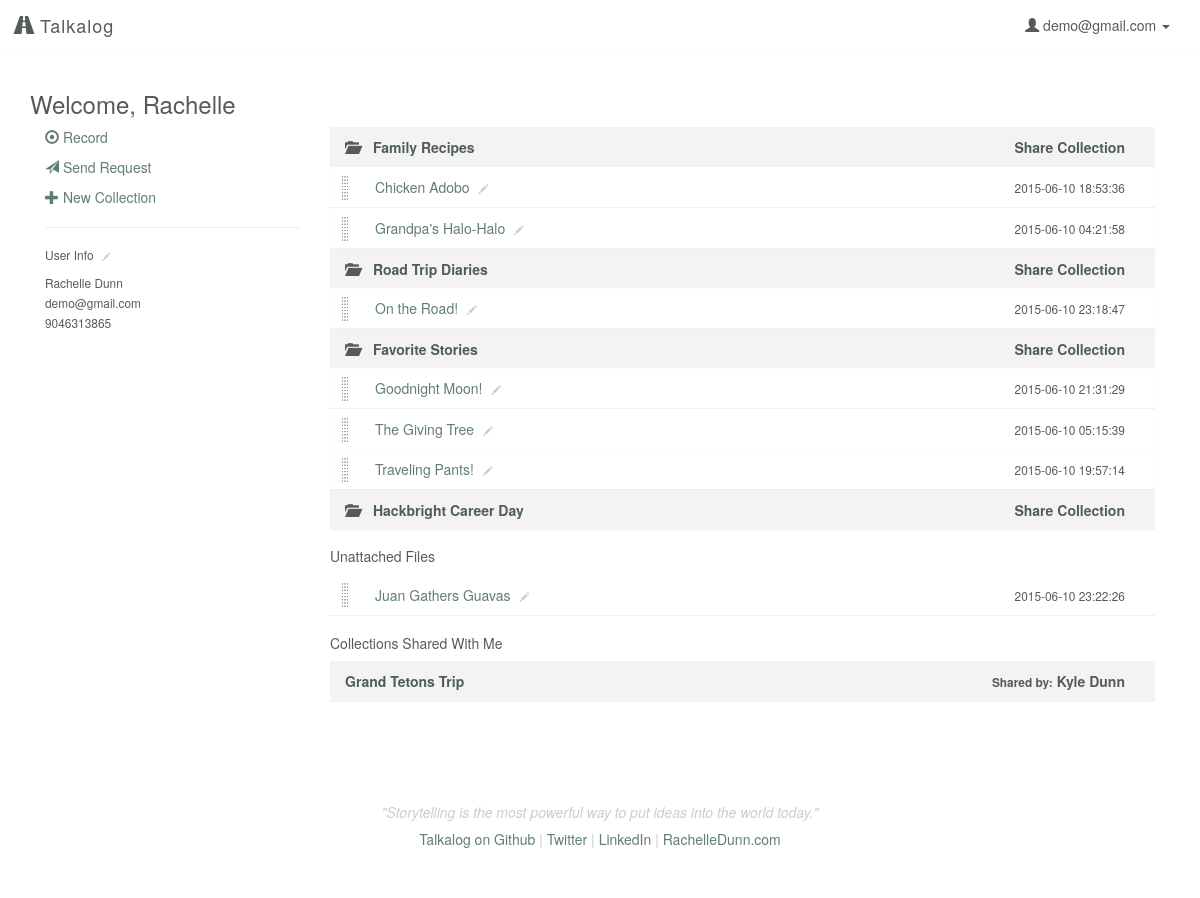
/profile (signed in), run on the app's committed database.
### model.py (models this page shows, shortened)
class User(db.Model):
    __tablename__ = "Users"
    id = db.Column(db.Integer, autoincrement=True, primary_key=True)
    email = db.Column(db.String(100), nullable=False)
    password = db.Column(db.String(50), nullable=False)
    first_name = db.Column(db.String(50), nullable=False)
    last_name = db.Column(db.String(50), nullable=False)
    tel = db.Column(db.String, nullable=False)

class Collection(db.Model):
    __tablename__ = "Collections"
    id = db.Column(db.Integer, autoincrement=True, primary_key=True)
    user_id = db.Column(db.Integer, db.ForeignKey('Users.id'), nullable=False)
    title = db.Column(db.String, nullable=False, default='Untitled Collection')
    user = db.relationship("User", backref=db.backref("collections", order_by=id))

class CollectionsUploads(db.Model):
    __tablename__ = "CollectionsUploads"
    id = db.Column(db.Integer, autoincrement=True, primary_key=True)
    collection_id = db.Column(db.Integer, db.ForeignKey('Collections.id'), nullable=False)
    upload_id = db.Column(db.Integer, db.ForeignKey('Uploads.id'), nullable=False)
    collection = db.relationship("Collection", backref=db.backref("collectionsuploads", order_by=id))
    upload = db.relationship("Upload", backref=db.backref("collectionsuploads", order_by=id))

class Upload(db.Model):
    __tablename__ = "Uploads"
    id = db.Column(db.Integer, autoincrement=True, primary_key=True)
    user_id = db.Column(db.Integer, db.ForeignKey('Users.id'), nullable=False)
    title = db.Column(db.String, nullable=False, default=db.func.now())
    path = db.Column(db.String(50))
    mimetype = db.Column(db.String(50), default='wav') # wav, jpg, mp3
    datetime = db.Column(db.DateTime, default=db.func.now(), onupdate=db.func.now()) # set datetime to current timestamp
    transcript = db.Column(db.Text)
    user = db.relationship("User", backref=db.backref("uploads", order_by=id))

class CollectionsUsers(db.Model):
    __tablename__ = "CollectionsUsers"
    id = db.Column(db.Integer, autoincrement=True, primary_key=True)
    collection_id = db.Column(db.Integer, db.ForeignKey('Collections.id'), nullable=False)
    user_id = db.Column(db.Integer, db.ForeignKey('Users.id'), nullable=False)
    collection = db.relationship("Collection", backref=db.backref("collectionsusers", order_by=id))
    user = db.relationship("User", backref=db.backref("collectionsusers", order_by=id))

### server.py (the view)
@app.route('/profile')
def user_page():
	"""User profile with list of audio collections and files."""
	if 'email' in session:
		user_email = session['email']
		user = User.query.filter_by(email=user_email).first()
		user_uploads = user.uploads
		user_collections = user.collections
		user_cu = []
		for collection in user_collections:
			cu = collection.collectionsuploads
			for i in cu:
				user_cu.append(i.upload_id)
		singleuploads = []
		for i in user_uploads:
			if i.id not in user_cu:
				singleuploads.append(i)
		return render_template('profile.html', user=user,
			singleuploads=singleuploads, upload_folder=UPLOAD_FOLDER)
	else:
		flash('You must be logged in to view files')
		return redirect('/login')

### templates/profile.html (shortened to what this page needs)
{% extends 'base.html' %}
{% block content %}
    <h3>Welcome, {{ user.first_name }}</h3>
    <div class="row">
        <div class="col-sm-3">
            <p><a href="/record"><span class="glyphicon glyphicon-record" aria-hidden="true"></span> Record</a></p>
            <p><a href="/generate"><span class="glyphicon glyphicon-send" aria-hidden="true"></span> Send Request</a></p>
            <p><a href="#" data-toggle="modal" data-target="#myModal"><span class="glyphicon glyphicon-plus" aria-hidden="true"></span> New Collection</a></p>
            <hr>
            <h6>User Info <a href="/edit/user"><span class="glyphicon glyphicon-pencil click-to-edit" aria-hidden="true"></span></a></h6>
            <p><small>{{ user.first_name }} {{ user.last_name }}<br>
                {{ user.email }}<br>
                {{ user.tel }}</small></p>
        </div>
        <div class="col-sm-9">
            <div class="file-box">
                <ul class="list-group panel-group" id="accordion">
                    {% if user.collections %}
                        <div class="panel panel-default">
                            {% for collection in user.collections %}
                                <li class="droppable list-group-item collection row panel-heading" collection-id="{{ collection.id }}">
                                    <div class="name col-xs-8 panel-title">
                                        <a class="accordion-toggle" data-toggle="collapse" data-parent="#accordion" href="#collapse{{ collection.id }}"><span class="indicator glyphicon glyphicon-folder-open" aria-hidden="true"></span></a>
                                        <a href="/collection/{{ collection.id }}">{{ collection.title }}</a>
                                    </div>
                                    <div class="share col-xs-4 text-right">
                                        <a href="#" data-toggle="modal" data-target="#share-{{ collection.id }}">
                                          Share <span class="hidden-xs">Collection</span>
                                        </a>
                                    </div>
                                </li>
                                <div class="panel-collapse collapse in" id="collapse{{ collection.id }}">
                                    <div class="panel-body">
                                    {% for cu in collection.collectionsuploads %}
                                        <li class="draggable upload list-group-item row" upload-id="{{ cu.upload.id }}">
                                            <div class="name col-xs-8">
                                                <div class="control-group control-group-inline">
                                                    <div class="controls">
                                                        <a href="/listen/{{ cu.upload.id }}" class="upload-title" data-toggle="#pencil-{{ cu.upload.id }}" upload-id="{{ cu.upload.id }}" id="upload-{{ cu.upload.id }}">{{ cu.upload.title }}</a>
                                                        <span class="edit" id="pencil-{{ cu.upload.id }}" upload-id="{{ cu.upload.id }}"><span class="glyphicon glyphicon-pencil click-to-edit" aria-hidden="true"></span></span>
                                                    </div>
                                                </div>
                                            </div>
                                            <div class="type col-xs-4 text-right">
                                                <small>{{ cu.upload.datetime }}</small>
                                            </div>
                                        </li>
                                    {% endfor %}
                                    </div>
                                </div>
                            {% endfor %}
                        </div>
                    {% endif %}
                </ul>
            </div>
            {% if singleuploads %}
            <h5>Unattached Files</h5>
            <div class="file-box">
                <ul class="list-group">
                    {% for upload in singleuploads %}
                        {% if upload.path %}
                            <li class="draggable upload list-group-item row" upload-id="{{ upload.id }}">
                                <div class="name col-xs-8">
                                    <div class="control-group control-group-inline">
                                        <div class="controls">
                                            <a href="/listen/{{ upload.id }}" class="upload-title" data-toggle=".pencil-{{ upload.id }}" upload-id="{{ upload.id }}" id="upload-{{ upload.id }}">{{ upload.title }}</a>
                                            <span class="edit pencil-{{ upload.id }}"><span class="glyphicon glyphicon-pencil click-to-edit" aria-hidden="true"></span></span>
                                        </div>
                                    </div>
                                </div>
                                <div class="type col-xs-4 text-right">
                                    <small>{{ upload.datetime }}</small>
                                </div>
                            </li>
                        {% endif %}
                    {% endfor %}
                </ul>
            </div>
            {% endif %}
            {% if user.collectionsusers %}
            <h5>Collections Shared With Me</h5>
            <div class="file-box">
                <ul class="list-group">
                    {% for collection in user.collectionsusers %}
                        <li class="list-group-item collection row">
                            <div class="name col-xs-8"><a href="/collection/{{ collection.collection.id }}">{{ collection.collection.title }}</a></div>
                            <div class="col-xs-4 text-right"><small class="hidden-xs">Shared by:</small> {{ collection.collection.user.first_name }} {{ collection.collection.user.last_name }}</div>
                        </li>
                    {% endfor %}
                </ul>
            </div>
            {% endif %}
        </div>
    </div>
{% endblock %}

### templates/base.html (shortened to what this page needs)
<!DOCTYPE html>
<html lang="en">
    <head>
        <link rel="stylesheet" href="https://maxcdn.bootstrapcdn.com/bootstrap/3.3.4/css/bootstrap.min.css">
        <link rel="stylesheet" href="/static/css/style.css"/>
        <link rel="stylesheet" href="https://ajax.googleapis.com/ajax/libs/jqueryui/1.11.4/themes/smoothness/jquery-ui.css"/>
    </head>
    <body>
        <nav class="navbar navbar-default">
            <div class="container-fluid">
                <div class="navbar-header">
                    <a class="navbar-brand" href="/"><span class="glyphicon glyphicon-road" aria-hidden="true"></span> Talkalog</a>
                </div>
                <div class="collapse navbar-collapse" id="bs-example-navbar-collapse-1">
                    <ul class="nav navbar-nav navbar-right">
                    {% if 'email' in session %}
                        <li class="dropdown">
                        <a href="#" class="dropdown-toggle" data-toggle="dropdown" role="button" aria-expanded="false"><span class="glyphicon glyphicon-user" aria-hidden="true"></span> {{ session['email'] }} <span class="caret"></span></a>
                        </li>
                    {% else %}
                        <li><a href="/login">Login</a></li>
                        <li><a href="/signup">Sign Up</a></li>
                    {% endif %}
                    </ul>
                </div>
            </div>
        </nav>
        <div class="container">
            {% block content %}{% endblock %}
        </div>
        <div class="container">
            <footer class="footer">
                <p>"Storytelling is the most powerful way to put ideas into the world today."</p>
                <h5><a href="http://github.com/rachelledunn/talkalog" target="_blank">Talkalog on Github</a> | <a href="http://twitter.com/rchdnn" target="_blank">Twitter</a> | <a href="http://linkedin.com/in/rachelledunn" target="_blank">LinkedIn</a> | <a href="http://rachelledunn.com/" target="_blank">RachelleDunn.com</a></h5>
            </footer>
        </div>
    </body>
</html>

### static/css/style.css (style rules this page uses)
body { background-color: #ffffff; color: #565a5c; }
a { color: #607c7a; -webkit-transition: color 0.1s linear 0s; -moz-transition: color 0.1s linear 0s; -o-transition: color 0.1s linear 0s; transition: color 0.1s linear 0s; }
.h1, .h2, .h3, .h4, .h5, h1, h2, h3, h4, h5 { font-weight: 200; }
.navbar-default { border-radius: 0; border: none; background: transparent; border-bottom: 1px solid rgba(244, 243, 241, 0.2); }
.navbar-default .navbar-brand { font-weight: 200; letter-spacing: 1px; }
.navbar-default a, .navbar-default .navbar-brand, .navbar-default .navbar-nav > li > a { color: #565a5c; }
.row { margin-left: auto; margin-right: auto; }
.footer { padding-top: 40px; padding-bottom: 40px; margin-top: 40px; text-align: center; color: #cccccc; }
.footer p { font-style: italic; }
.list-group-item { border-radius: 0 !important; border: none; border-bottom: 1px solid #efefef; }
.draggable { background: url("/static/img/drag-drop.png") no-repeat 10px center/10px auto rgba(255, 255, 255, 0.7); clear: both; display: block; min-height: 40px; padding-left: 30px; }
.collection, .list-group-heading { background-color: #F4F3F1 !important; padding-left: 0; font-weight: 600; }
.collection a, .list-group-heading a { color: #4d5d5b; }
.panel-heading { border-radius: 0; }
.panel-body { padding: 0; }
.panel-default > .panel-heading + .panel-collapse > .panel-body { border: none; }
.list-group-item:first-child, .list-group-item:last-child { margin-bottom: 0; border-radius: 0; }
.panel-title { margin-top: inherit; margin-bottom: inherit; font-size: inherit; color: inherit; }
.panel-group .panel { margin-bottom: 0; border-radius: 0; border: none; }
.panel-default > .panel-heading { color: inherit; background-color: inherit; }
.glyphicon-folder-open, .glyphicon-folder-close { color: #565a5c; padding-right: 10px; }
.click-to-edit { font-size: 70%; vertical-align: baseline; padding: 0 5px; color: #cccccc; }

### data on the page
User: email "demo@gmail.com", first_name "Rachelle", last_name "Dunn", tel "9046313865"
Collection: title "Family Recipes"
CollectionsUploads: upload "Chicken Adobo", upload.datetime "2015-06-10 18:53:36"
CollectionsUploads: upload "Grandpa's Halo-Halo", upload.datetime "2015-06-10 04:21:58"
Collection: title "Road Trip Diaries"
CollectionsUploads: upload "On the Road!", upload.datetime "2015-06-10 23:18:47"
Collection: title "Favorite Stories"
CollectionsUploads: upload "Goodnight Moon!", upload.datetime "2015-06-10 21:31:29"
CollectionsUploads: upload "The Giving Tree", upload.datetime "2015-06-10 05:15:39"
CollectionsUploads: upload "Traveling Pants!", upload.datetime "2015-06-10 19:57:14"
Collection: title "Hackbright Career Day"
Upload: title "Juan Gathers Guavas", datetime "2015-06-10 23:22:26"
CollectionsUsers: collection "Grand Tetons Trip", collection.user.first_name "Kyle", collection.user.last_name "Dunn"
